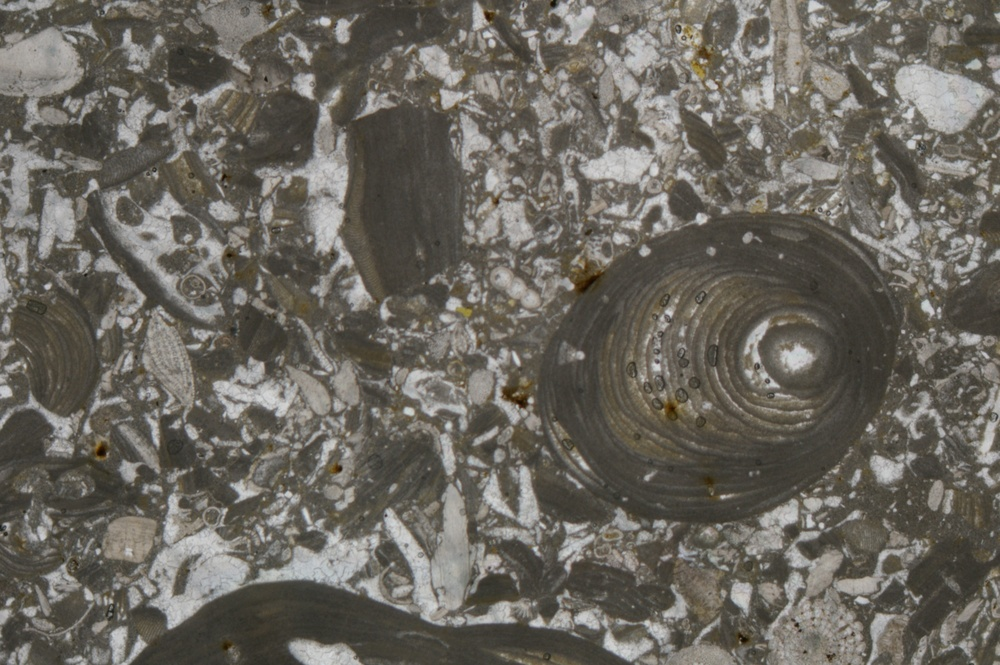
#> input picture CMO-008x10b.JPG, 1000 x 665 px, shrunk from 3008 x 2000 before the run
$ python procs_img.py
#> lines starting #> are read from the running program, lines starting #| are printed output that depends on the picture; after the words box and inside, x2 and y2 are one past the last pixel; in counts of white or black regions, pixels touching at a corner belong together; long printed decimals are rounded
from PIL import Image
import numpy as np
import matplotlib.pyplot as plt

#------filtros------#
#cargo imagen
img = Image.open('CMO-008x10b.JPG')
#> img is the input picture: PIL image 1000x665 RGB; mean R, G, B 106.2, 102.3, 94.2
img = img.convert('L')
#> img: PIL image 1000x665 L

#rangos de la imagen
#width, height = img.size
#obtenemos el valor de los pixeles
imgData = np.asarray(img)
#thresholdedData = (imgData > THRESHOLD_VALUE) * 1.0
#print(list(img.getdata()))

#lo hacemos a mano el threshold
maximo = np.amax(imgData)
#> maximo = 216
minimo = np.amin(imgData)
#> minimo = 11
media = (maximo + minimo) / 2.0
#> media = 113.5
thresholdedData = (imgData > media) * 1.0
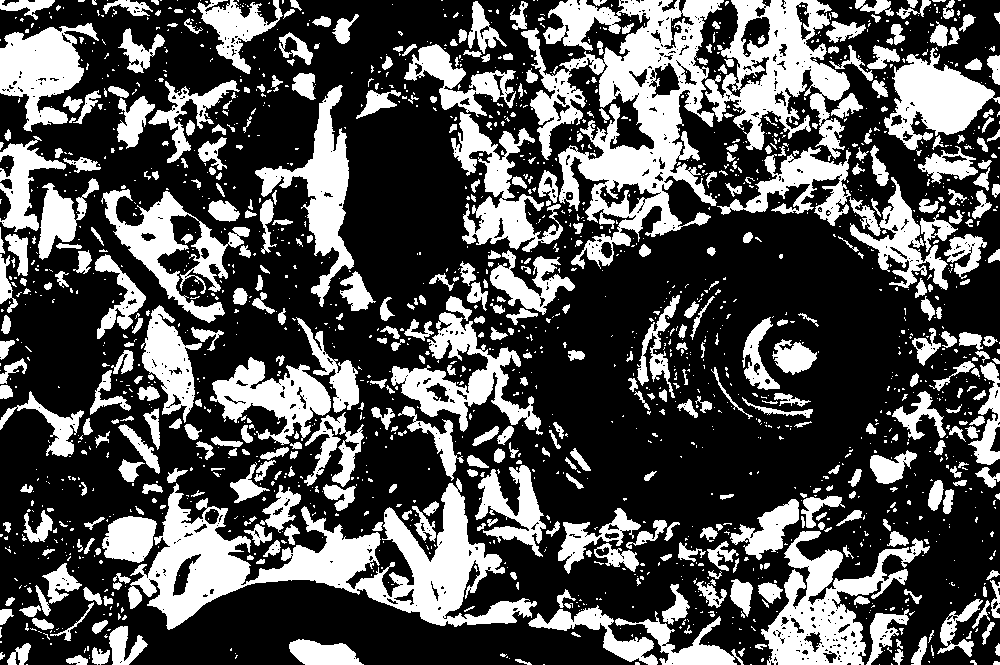
#> thresholdedData: shape (665, 1000) float64; values 0 (black) and 1 (white), 32.6% white; 1816 white regions (1338 under 20 px), largest, box (x1, y1, x2, y2) and area: (521, 0, 724, 269) 22801, (128, 478, 537, 630) 21229, (705, 0, 850, 159) 10396

width = thresholdedData.shape[0]
#> width = 665
height = thresholdedData.shape[1]
#> height = 1000
elementos_totales = width * height
#> elementos_totales = 665000
contador = 0
#saco porcentaje
for i in range(width):
	for j in range(height):
		if thresholdedData[i,j] == 1:
			contador += 1
#> after the loop, contador = 216703

terrigenos = contador/elementos_totales * 100
#> terrigenos = 32.59
carbonatos = 100 - terrigenos
#> carbonatos = 67.41
print('porcentaje terrigenos = {}, porcentaje carbonatos = {}'.format(terrigenos, carbonatos))
#| porcentaje terrigenos = 32.587, porcentaje carbonatos = 67.413
#muestro imágenes
#plt.imshow(thresholdedData)
plt.imshow(thresholdedData)
#plt.legend('Terrigenos', 'carbonatos')
plt.show()
#------filtros-----#
